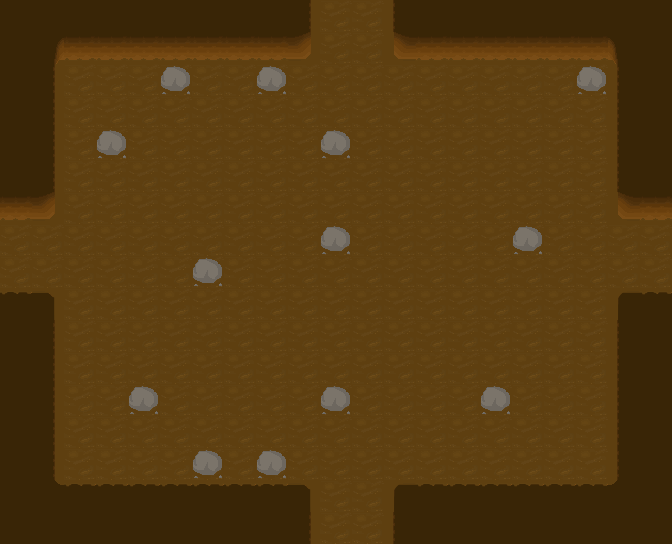

Rendered tile map (Tiled .tmx) drawn with the repository's tilesets; below, a short description and the full map source, tile grids included:
An orthogonal 21x17 tile map with 32x32 px tiles, 2 tile layers (Floor, Walls) and 1 object.

<map version="1.0" orientation="orthogonal" renderorder="left-up" width="21" height="17" tilewidth="32" tileheight="32" nextobjectid="7">
 <tileset firstgid="1" name="Environment" tilewidth="32" tileheight="32" tilecount="256" columns="16">
  <image source="../../Textures/Tiles.png" width="512" height="512" />
  <tile id="5" probability="0.05" />
 </tileset>
 <layer name="Floor" width="21" height="17">
  <data encoding="csv">
22,22,22,22,22,22,22,22,22,22,22,22,22,22,22,22,22,22,22,22,22,
22,22,22,22,22,22,22,22,22,22,22,22,22,22,22,22,22,22,22,22,22,
22,22,22,22,22,22,22,22,22,22,22,22,22,22,22,22,22,22,22,22,22,
22,22,22,22,22,22,22,22,22,22,22,22,22,22,22,22,22,22,22,22,22,
22,22,22,22,22,22,22,22,22,22,22,22,22,22,22,22,22,22,22,22,22,
22,22,22,22,22,22,22,22,22,22,22,22,22,22,22,22,22,22,22,22,22,
22,22,22,22,22,22,22,22,22,22,22,22,22,22,22,22,22,22,22,22,22,
22,22,22,22,22,22,22,22,22,22,22,22,22,22,22,22,22,22,22,22,22,
22,22,22,22,22,22,22,22,22,22,22,22,22,22,22,22,22,22,22,22,22,
22,22,22,22,22,22,22,22,22,22,22,22,22,22,22,22,22,22,22,22,22,
22,22,22,22,22,22,22,22,22,22,22,22,22,22,22,22,22,22,22,22,22,
22,22,22,22,22,22,22,22,22,22,22,22,22,22,22,22,22,22,22,22,22,
22,22,22,22,22,22,22,22,22,22,22,22,22,22,22,22,22,22,22,22,22,
22,22,22,22,22,22,22,22,22,22,22,22,22,22,22,22,22,22,22,22,22,
22,22,22,22,22,22,22,22,22,22,22,22,22,22,22,22,22,22,22,22,22,
22,22,22,22,22,22,22,22,22,22,22,22,22,22,22,22,22,22,22,22,22,
22,22,22,22,22,22,22,22,22,22,22,22,22,22,22,22,22,22,22,22,22
</data>
 </layer>
 <layer name="Walls" width="21" height="17">
  <data encoding="csv">
55,55,55,55,55,55,55,55,55,56,0,0,54,55,55,55,55,55,55,55,55,
55,23,71,71,71,71,71,71,71,72,0,0,70,71,71,71,71,71,71,24,55,
55,56,0,0,0,6,0,0,6,0,0,0,0,0,0,0,0,0,6,54,55,
55,56,0,0,0,0,0,0,0,0,0,0,0,0,0,0,0,0,0,54,55,
55,56,0,6,0,0,0,0,0,0,6,0,0,0,0,0,0,0,0,54,55,
55,56,0,0,0,0,0,0,0,0,0,0,0,0,0,0,0,0,0,54,55,
71,72,0,0,0,0,0,0,0,0,0,0,0,0,0,0,0,0,0,70,71,
0,0,0,0,0,0,0,0,0,0,6,0,0,0,0,0,6,0,0,0,0,
0,0,0,0,0,0,6,0,0,0,0,0,0,0,0,0,0,0,0,0,0,
39,40,0,0,0,0,0,0,0,0,0,0,0,0,0,0,0,0,0,38,39,
55,56,0,0,0,0,0,0,0,0,0,0,0,0,0,0,0,0,0,54,55,
55,56,0,0,0,0,0,0,0,0,0,0,0,0,0,0,0,0,0,54,55,
55,56,0,0,6,0,0,0,0,0,6,0,0,0,0,6,0,0,0,54,55,
55,56,0,0,0,0,0,0,0,0,0,0,0,0,0,0,0,0,0,54,55,
55,56,0,0,0,0,6,0,6,0,0,0,0,0,0,0,0,0,0,54,55,
55,8,39,39,39,39,39,39,39,40,0,0,38,39,39,39,39,39,39,7,55,
55,55,55,55,55,55,55,55,55,56,0,0,54,55,55,55,55,55,55,55,55
</data>
 </layer>
 <objectgroup name="Lights">
  <object id="5" x="193" y="356" width="39" height="39">
   <properties>
    <property name="blue" value="1" />
    <property name="brightness" value="10" />
    <property name="green" value="1" />
    <property name="red" value="0" />
   </properties>
  </object>
 </objectgroup>
</map>
